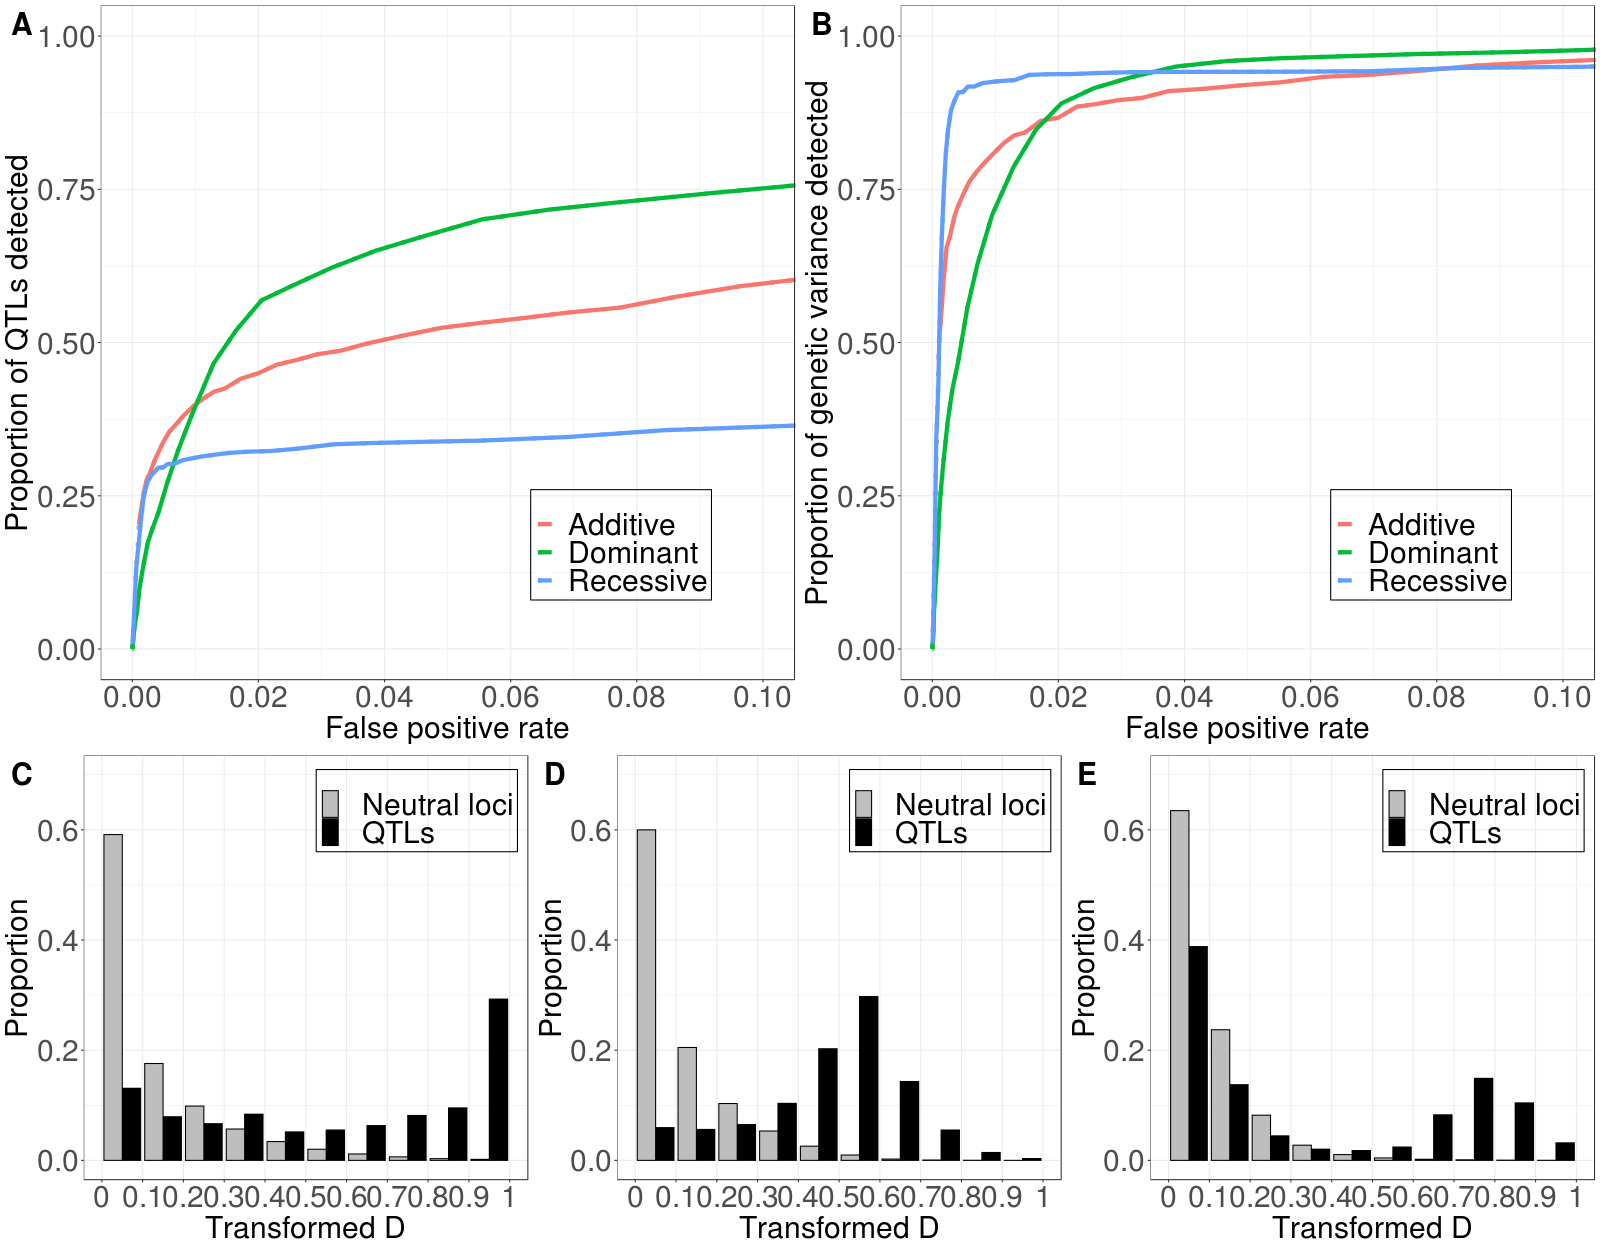

Here is the R script that generated this plot:
## This script is used to create ROC curve comparisons among different trait architecture or experimental design scenarios.
## First define the type of comparisons that you want to make. Then, under the following if statement, define the appropriate variables for type of your comparison. Also define the variables outside of the if statement. Startin from line 75, also find the appropriate if statement and follow instructions there. 
## This step is usually very quick, so an interactive R session will be more suitable.
## You might find it easier to write your own R code for your specific purpose to plot the ROC curve. 

## A and B. ROC plots ##########################
rm(list=ls(all=TRUE))

Type <- "QTL_architecture" # can be "QTL_architecture", "WindowSize", "ComputationalMethod", "Replication", "Direction", "Experimental_design"

if (Type == "Direction"){
  NExpRep <- c(1)
  Directions <- c("Plus", "Minus")
} else if (Type == "Replication"){
  NsExpRep <- c(1,2,5)
  Direction <- c("Minus")
} else {
  NExpRep <- 1
  Directions <- c("Plus"
                  , "Minus"
  )
}
WindowSize <- 0
ComputationalMethod <- "D" # comment out if doing method comparison
filename <- "NQTL10_FewerSNPs" # When Type=="Replication", "Direction", "ComputationalMethod"
title <- paste0(Type, "_", filename) # When Type=="Replication", "Direction", "ComputationalMethod"
OutPath="/fs/cbsubscb10/storage/rl683/TemporalScan/" 
SampleSize=50 # make sure that the simulation had SampleSize LARGER or EQUAL to this
NSimRep=100 # make sure that the simulation had NSimRep LARGER or EQUAL to this

library(ggplot2)

if (Type %in% c("QTL_architecture", "Experimental_design")){ # define filenames, plot title, and plot labels in the begining of the following loop 
  for (i in c(7)){
    titles <- c("Number_of_SNPs"
                , "Number_of_QTLs"
                , "Starting_frequency_10_QTLs"
                , "Starting_frequency_100_QTLs"
                , "Effect_size_distribution_10_QTLs"
                , "Effect_size_distribution_100_QTLs"
                , "Dominance_10_QTLs"
                , "Dominance_100_QTLs"
                , "Position_10_QTLs"
                , "Position_100_QTLs"
                , "Epistasis_scenarios"
                , "ESDistxNGenxSelectedSize"
                , "Number_of_generations_100_QTLs"
                , "Number_of_generations_10_QTLs"
    )
    
    filenames <-   list(c("NQTL10", "NQTL10_FewerSNPs")
                        , c("NQTL2", "NQTL10", "NQTL20", "NQTL100", "NQTL200")
                        , c("NQTL10", "NQTL10_FreqLow5", "NQTL10_FreqHigh5")
                        , c("NQTL100", "NQTL100_FreqLow5", "NQTL100_FreqHigh5")
                        , c("NQTL10", "NQTL10_ESDistE")
                        , c("NQTL100", "NQTL100_ESDistE")
                        , c("NQTL10", "NQTL10_D1",  "NQTL10_D0")
                        , c("NQTL100", "NQTL100_D0", "NQTL100_D1")
                        , c("NQTL10", "NQTL10_Clustered")
                        , c("NQTL100", "NQTL100_Clustered")
                        , c("NQTL10", "NQTL10_EpiSce9", "NQTL10_EpiSce4", "NQTL10_EpiSce8", "NQTL10_EpiSce1", "NQTL10_EpiSce5", "NQTL10_EpiSce10", "NQTL10_EpiSce7", "NQTL10_EpiSce11")
                        , c("NQTL100", "NQTL100_ESDistE", "NQTL100_NGen20SelectedSize200", "NQTL100_NGen20SelectedSize200ESDistE")
                        , c("NQTL100", "NQTL100")
                        , c("NQTL10", "NQTL10")
    )
    
    labels <- list(c("~14000 SNPs \n(Standard)", "~1400 SNPs")
                   , c("2 QTLs", "10 QTLs", "20 QTLs", "100 QTLs",  "200 QTLs")
                   , c("Random (Standard)", "Lower than 5%", "Higher than 5%")
                   , c("Random (Standard)", "Lower than 5%", "Higher than 5%")
                   , c("Equal", "Exponential")
                   , c("Equal (Standard)", "Exponential")
                   , c("Additive", "Dominant", "Recessive")
                   , c("Mutant is codominant", "Mutant is recessive", "Mutant is dominant")
                   , c("Random (Standard)", "Clustered")
                   , c("Random (Standard)", "Clustered")
                   , c("No epistatisis (Standard)", "Synergistic, weak", "Synergistic, strong", "Antaganistic, weak", "Antaganistic, strong", "Sign, weak",  "Sign, strong", "Reciprocal sign, weak", "Reciprocal sign, strong")
                   , c("Fixed, 10 Generations, 10% Selected (Basline)", "Exponential, 10 Generations, 10% Selected", "Fixed, 20 Generations, 20% Selected", "Exponential, 20 Generations, 20% Selected")
                   , c("10 Generations (Standard)", "5 Generations")
                   , c("10 Generations (Standard)", "5 Generations")
    )
    
    title <- titles[i]
    filenames <- filenames[[i]]
    labels <- labels[[i]]
    
    
    n_files <- length(filenames)
    for (Direction in Directions) {
      for (filename in filenames){
        for (k in 1:NSimRep){
          if (Direction == "Plus") {
            DirectionName <- "SingleDirection"
          } else if (Direction == "Minus"){
            DirectionName <- "OppositeDirections"
          }
          setwd(paste0(OutPath, "Simulations/", filename, "/SimRep", k, "/ExpRep", Direction, NExpRep))
          ROC <- read.table("ROC_AllTimepoints_NGen5_TransformedD.txt", sep = ",",  header = T, stringsAsFactors = F)
          if(dim(ROC)[2]==6){
            ROC <- cbind(ROC, ROC[,2])
          }
          colnames(ROC)<- c("Proportion_of_genetic_variance_in_gen_1", 
                            "Proportion_of_QTL_detected_weighted", 
                            "False_positive_rate",
                            "Window_size",
                            "Computational_method",
                            "Numbers_of_timepoints_sampled",
                            "Proportion_of_QTL_detected_unweighted")
          ROC <- ROC[which(ROC$Window_size==WindowSize & ROC$Computational_method==ComputationalMethod),]
          if (k == 1){
            ROC_final <- ROC[,c(1:3,7)]
          } else {
            ROC_final <- ROC[,c(1:3,7)]+ROC_final
          }
        }
        ROC_final <- ROC_final/NSimRep
        ROC_final <- cbind(ROC_final, filename)
        color <- which(filenames == filename)
        ROC_final <- cbind(ROC_final, color) 
        if (!exists("ROC_QTL_archetecture_pooled")){
          ROC_QTL_archetecture_pooled <- ROC_final
        } else {
          ROC_QTL_archetecture_pooled <- rbind(ROC_QTL_archetecture_pooled, ROC_final)
        } 
      }
      library(ggplot2)
      
      p1 <- ggplot(ROC_QTL_archetecture_pooled, aes(False_positive_rate, Proportion_of_genetic_variance_in_gen_1, color = factor(color, labels = labels))) + 
        geom_line(size = 2, alpha = 0.8, linetype="dotted") + 
        geom_line(data=ROC_QTL_archetecture_pooled[which(ROC_QTL_archetecture_pooled[,1]>0 | ROC_QTL_archetecture_pooled[,3]>0),], aes(False_positive_rate, Proportion_of_genetic_variance_in_gen_1, color = factor(color, labels = labels)), size = 2, alpha = 1) + 
        scale_x_continuous(breaks = seq(0,0.1,0.02)) + 
        scale_y_continuous(limits = c(0,1)) + 
        coord_cartesian(xlim = c(0,0.1)) +
        xlab("False positive rate") +
        ylab("Proportion of genetic variance detected") +
        theme_bw() +
        theme(legend.position="none") +
        theme(axis.title = element_text(size = 30)) +
        theme(axis.text=element_text(size=30)) +
        theme(text = element_text(size=30)) +
        ggtitle(NULL)
      p2 <- ggplot(ROC_QTL_archetecture_pooled, aes(False_positive_rate,Proportion_of_QTL_detected_weighted, color = factor(color, labels = labels))) + 
        geom_line(size = 2, alpha = 0.8, linetype="dotted") + 
        geom_line(data=ROC_QTL_archetecture_pooled[which(ROC_QTL_archetecture_pooled[,2]>0 | ROC_QTL_archetecture_pooled[,3]>0),], aes(False_positive_rate, Proportion_of_QTL_detected_weighted, color = factor(color, labels = labels)), size = 2, alpha = 1) + 
        scale_x_continuous(breaks = seq(0,0.1,0.02)) + 
        scale_y_continuous(limits = c(0,1)) + 
        coord_cartesian(xlim = c(0,0.1)) +
        xlab("False positive rate") +
        ylab("Proportion of QTLs detected weighted") +
        theme_bw() +
        theme(legend.position="none") +
        theme(axis.title = element_text(size = 30)) +
        theme(axis.text=element_text(size=30)) +
        theme(text = element_text(size=30)) +
        ggtitle(NULL) 
      p3 <- ggplot(ROC_QTL_archetecture_pooled, aes(False_positive_rate,Proportion_of_QTL_detected_unweighted, color = factor(color, labels = labels))) +
        geom_line(size = 2, alpha = 0.8, linetype="dotted") +
        geom_line(data=ROC_QTL_archetecture_pooled[which(ROC_QTL_archetecture_pooled[,2]>0 | ROC_QTL_archetecture_pooled[,3]>0),], aes(False_positive_rate, Proportion_of_QTL_detected_unweighted, color = factor(color, labels = labels)), size = 2, alpha = 1) +
        scale_x_continuous(breaks = seq(0,0.1,0.02)) +
        scale_y_continuous(limits = c(0,1)) +
        coord_cartesian(xlim = c(0,0.1)) +
        xlab("False positive rate") +
        ylab("Proportion of QTLs detected") +
        theme_bw() +
        theme(legend.position="none") +
        theme(axis.title = element_text(size = 30)) +
        theme(axis.text=element_text(size=30)) +
        theme(text = element_text(size=30)) +
        ggtitle(NULL)
      
      p4 <- p1 +
        theme(legend.position = c(0.75, 0.2)) +
        theme(legend.text=element_text(size=30)) +
        theme(legend.background = element_rect(fill = "transparent", color="black")) +
        theme(legend.title = element_blank()) +
        theme(axis.title = element_text(size = 30)) +
        theme(axis.text=element_text(size=30))
      p5 <- p2 + 
        theme(legend.position = c(0.75, 0.2)) +
        theme(legend.text=element_text(size=30)) +
        theme(legend.background = element_rect(fill = "transparent", color="black")) +
        theme(legend.title = element_blank()) +
        theme(axis.title = element_text(size = 30)) +
        theme(axis.text=element_text(size=30))
      p6 <- p3 +
        theme(legend.position = c(0.75, 0.2)) +
        theme(legend.text=element_text(size=30)) +
        theme(legend.background = element_rect(fill = "transparent", color="black")) +
        theme(legend.title = element_blank()) +
        theme(axis.title = element_text(size = 30)) +
        theme(axis.text=element_text(size=30))
      
      setwd(paste0(OutPath, "Figures/ROC/", title, "/"))
      
      png(paste0(title[1], "_", DirectionName, "_Zoomed_NGen5_Variance.png"), width = 800, height = 750, units = "px", pointsize = 20)
      print(p1)
      dev.off()
      png(paste0(title[1], "_", DirectionName, "_Zoomed_NGen5_Weighted.png"), width = 800, height = 750, units = "px", pointsize = 20)
      print(p2)
      dev.off()
      png(paste0(title[1], "_", DirectionName, "_Zoomed_NGen5_Unweighted.png"), width = 800, height = 750, units = "px", pointsize = 20)
      print(p3)
      dev.off()
      png(paste0(title[1], "_", DirectionName, "_Zoomed_NGen5_Variance_Legend.png"), width = 800, height = 750, units = "px", pointsize = 20)
      print(p4)
      dev.off()
      png(paste0(title[1], "_", DirectionName, "_Zoomed_NGen5_Weighted_Legend.png"), width = 800, height = 750, units = "px", pointsize = 20)
      print(p5)
      dev.off()
      png(paste0(title[1], "_", DirectionName, "_Zoomed_NGen5_Unweighted_Legend.png"), width = 800, height = 750, units = "px", pointsize = 20)
      print(p6)
      dev.off()
      
      rm(ROC_QTL_archetecture_pooled)
    }
  }
} 
panel_a <- p6
panel_b <- p4

## D. Plot D histogram (combining all simulation reps) ####################################################################
setwd("/fs/cbsubscb10/storage/rl683/TemporalScan/")

library(ggplot2)
library(tidyverse)
scenarios=c("NQTL10", "NQTL10_D0", "NQTL10_D1", "NQTL100", "NQTL10_Clustered", "NQTL100_Clustered")
for (j in c(1,2,3)) {
  print(j)
  scenario=scenarios[j]
  for (i in 1:100){
    setwd(paste0("/fs/cbsubscb10/storage/rl683/TemporalScan/Simulations/", scenario, "/SimRep", i, "/ExpRepPlus1"))
    df1 <- read.table("SampleFreqAllTimepoints.txt", sep = ",", header = T)
    setwd(paste0("/fs/cbsubscb10/storage/rl683/TemporalScan/Simulations/", scenario, "/SimRep", i, "/ExpRepMinus1"))
    df2 <- read.table("SampleFreqAllTimepoints.txt", sep = ",", header = T)
    df1 <- df1[,c(1, 3, 4, 11)]
    colnames(df1) <- c("PermanentID", "Position", "EffectSize", "FrequencyPlus")
    df2 <- df2[,c(1, 3, 4, 11, 7)]
    colnames(df2) <- c("PermanentID", "Position", "EffectSize", "FrequencyMinus", "StartingFrequency")
    df <- merge(df1, df2, by="PermanentID", all=T)
    #Position<-apply(df[,c(2,5)], 1, function(x){mean(x, na.rm = T)})
    EffectSize<-apply(df[,c(3,6)], 1, function(x){mean(x, na.rm = T)})
    df <- df[,c(1,4,7,8)]
    df <- cbind(df, EffectSize)
    df[is.na(df)]<-0
    df <- mutate(df, D=abs(2*asin(sqrt(FrequencyPlus/100))-2*asin(sqrt(FrequencyMinus/100)))/pi) 
    
    if (i==1){
      gg_frame <- df
    }
    else {
      gg_frame<-rbind(gg_frame, df)
    }
  }

  EffectType <- rep("Neutral", dim(gg_frame)[1])
  EffectType[which(gg_frame$EffectSize>0)] <- "QTL"
  EffectType[which(gg_frame$EffectSize<0)] <- "QTL"
  gg_frame <-cbind(gg_frame, EffectType)
  gg_frame <- mutate(gg_frame, D_binned = cut(D, breaks=seq(0,1,0.1), include.lowest=T))
  
  p4 <- ggplot(data=gg_frame, aes(x=as.numeric(D_binned), colour = EffectType, fill=EffectType, group = EffectType)) +
    geom_bar(aes(y=..prop..), position='dodge') +
    scale_color_manual(values=c("Black", "Black"), label=c(" Neutral loci", " QTLs")) +
    scale_fill_manual(values=c("Grey", "Black"), label=c(" Neutral loci", " QTLs")) +
    xlab("Transformed D") +
    ylab("Proportion") +
    scale_x_continuous(breaks = c(seq(0, 10, by=1)+0.5),
                       labels = c(seq(0, 1, by=0.1))) +
    coord_cartesian(ylim=c(0,0.7)) +
    theme_bw() +
    theme(axis.text = element_text(size=30), axis.title = element_text(size=30)) +
    theme(text = element_text(size=30)) +
    theme(legend.position=c(0.75, 0.87)) +
    theme(legend.text=element_text(size=30)) +
    theme(legend.background = element_rect(fill = "transparent", color="black")) +
    theme(legend.title = element_blank()) +
    theme(panel.grid.minor.x = element_blank())
  
  
  png(paste0("/fs/cbsubscb10/storage/rl683/TemporalScan/Figures/Misc/D_hist_", scenario, "_all.png"), width = 800, height = 750, units = "px", pointsize = 20)
  print(p4)
  dev.off()
  
  if (j==1) {
    panel_c <- p4
  } else if (j==2) {
    panel_e <- p4
  } else if (j==3) {
    panel_d <- p4
  }
}

## Assemble these into one figure #########################################

library(cowplot)
figure_7_up <- plot_grid(panel_a, panel_b, labels=c("A", "B"), nrow = 1, label_size=30)
figure_7_down <- plot_grid(panel_c, panel_d, panel_e, labels=c("C", "D", "E"), nrow = 1, label_size=30)

figure_7<- plot_grid(figure_7_up, figure_7_down, nrow = 2, rel_heights = c(1, 2/3))

png(paste0("~/evolve-resequence-simulation/Figures/figure_7.png"), width = 800*2, height = 750*(1+2/3), units = "px", pointsize = 20)
print(figure_7)
dev.off()

jpeg(paste0("~/evolve-resequence-simulation/Figures/figure_7.jpeg"), width = 800*2, height = 750*(1+2/3), units = "px", pointsize = 20)
print(figure_7)
dev.off()

set_smaller_font <- function(x){
  x +
    theme(legend.text = element_text(size=20),
          axis.title = element_text(size=20), 
          axis.text = element_text(size=20))
}
panel_a_smaller_font <- set_smaller_font(panel_a) +
  theme(legend.position = c(0.85, 0.2))
panel_b_smaller_font <- set_smaller_font(panel_b) +
  theme(legend.position = c(0.85, 0.2))
panel_c_smaller_font <- set_smaller_font(panel_c)
panel_d_smaller_font <- set_smaller_font(panel_d)
panel_e_smaller_font <- set_smaller_font(panel_e)

figure_7_up_smaller_font <- plot_grid(panel_a_smaller_font, panel_b_smaller_font, labels=c("A", "B"), nrow = 1, label_size=30)
figure_7_down_smaller_font <- plot_grid(panel_c_smaller_font, panel_d_smaller_font, panel_e_smaller_font, labels=c("C", "D", "E"), nrow = 1, label_size=30)

figure_7_smaller_font<- plot_grid(figure_7_up_smaller_font, figure_7_down_smaller_font, nrow = 2, rel_heights = c(1, 2/3))

jpeg(paste0("~/evolve-resequence-simulation/Figures/figure_7_smaller_font.jpeg"), width = 800*2, height = 750*(1+2/3), units = "px", pointsize = 20)
print(figure_7_smaller_font)
dev.off()
